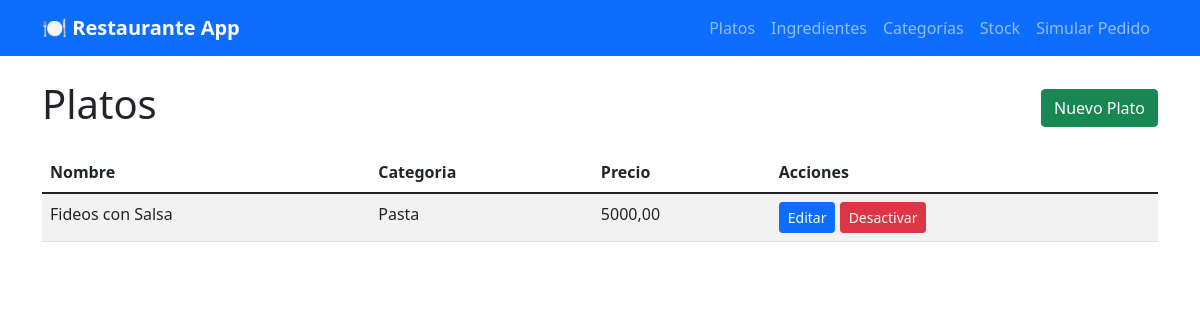
The page / on the database its author committed.
### mainApp/models.py (models this page shows, shortened)
class Plato(models.Model):
    nombre = models.CharField(max_length=100)
    descripcion = models.TextField()
    precio = models.DecimalField(max_digits=10, decimal_places=2)
    categoria = models.ForeignKey(CategoriaMenu, on_delete=models.CASCADE)
    activo = models.BooleanField(default=True)

class CategoriaMenu(models.Model):
    nombre = models.CharField(max_length=100)
    descripcion = models.TextField(blank=True)

### mainApp/views.py (the view)
def plato_list(request):
    platos = Plato.objects.filter(activo=True).select_related('categoria')
    return render(request, 'mainApp/plato_list.html', {'platos': platos})

### mainApp/templates/mainApp/plato_list.html
{% extends 'base.html' %}
{% block content %}
<div class="d-flex justify-content-between align-items-center mb-3">
    <h1>Platos</h1>
    <a class="btn btn-success" href="{% url 'plato_create' %}">Nuevo Plato</a>
</div>
<table class="table table-striped">
    <thead>
        <tr>
            <th>Nombre</th>
            <th>Categoria</th>
            <th>Precio</th>
            <th>Acciones</th>
        </tr>
    </thead>
    <tbody>
        {% for plato in platos %}
        <tr>
            <td>{{ plato.nombre }}</td>
            <td>{{ plato.categoria.nombre }}</td>
            <td>{{ plato.precio }}</td>
            <td class="table-actions">
                <a class="btn btn-primary btn-sm" href="{% url 'plato_update' plato.pk %}">Editar</a>
                <a class="btn btn-danger btn-sm" href="{% url 'plato_delete' plato.pk %}">Desactivar</a>
            </td>
        </tr>
        {% empty %}
        <tr><td colspan="4">No hay platos.</td></tr>
        {% endfor %}
    </tbody>
</table>
{% endblock %}

### base.html (style rules this page uses)
.table-actions { white-space: nowrap; }

### rows shown on the page
Plato: nombre "Fideos con Salsa", categoria.nombre "Pasta", precio "5000,00"
